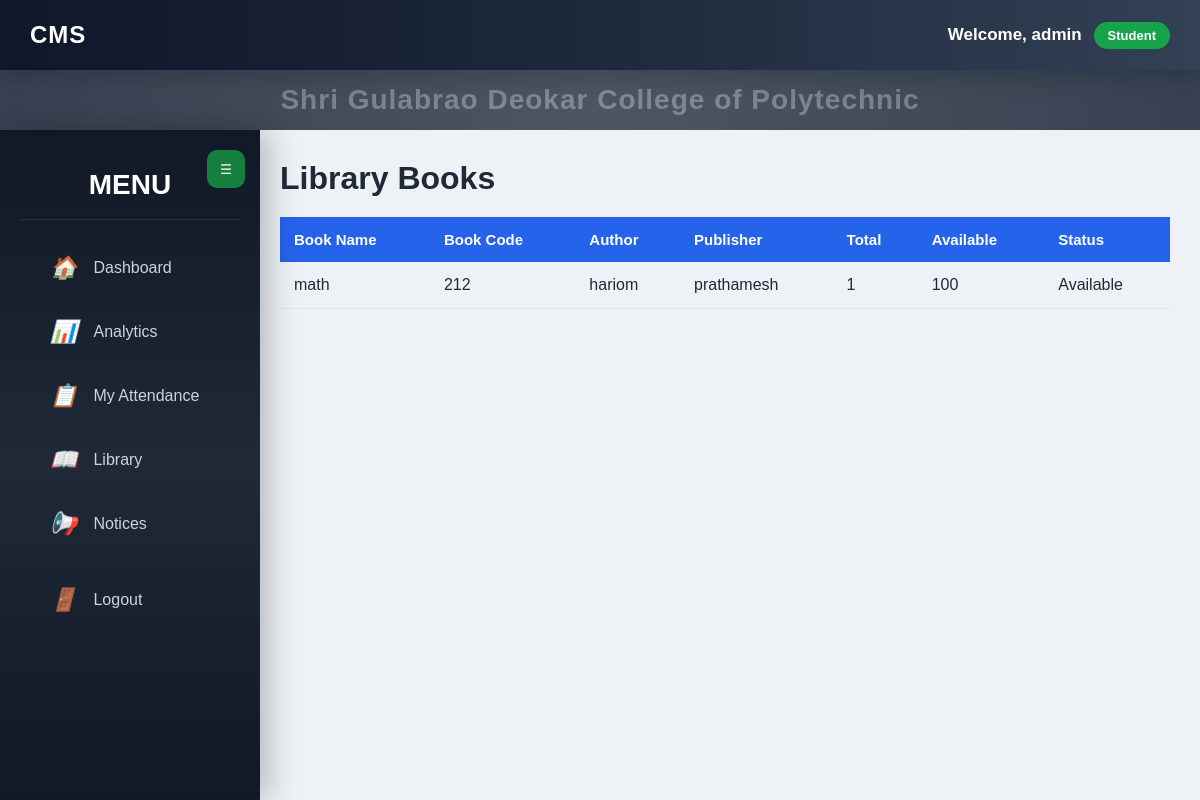
The page /library/ (signed in) on the database as committed earlier.
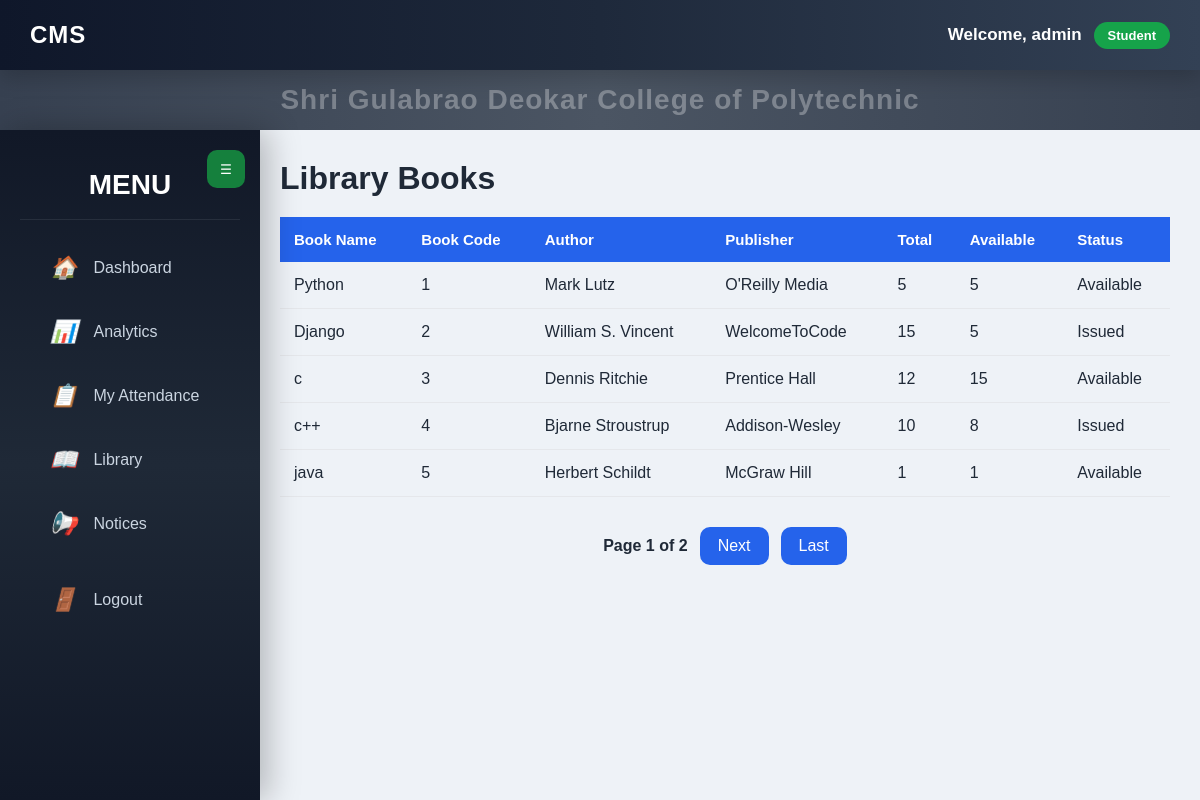
The same page on the database as committed later.
### library/models.py (models this page shows, shortened)
class Book(models.Model):
    book_name = models.CharField(
        max_length=200
    )
    book_code = models.CharField(
        max_length=50,
        unique=True
    )
    author = models.CharField(
        max_length=150
    )
    publisher = models.CharField(
        max_length=150
    )
    quantity = models.PositiveIntegerField()
    available = models.PositiveIntegerField()
    STATUS = [
        ("Available", "Available"),
        ("Issued", "Issued"),
    ]
    status = models.CharField(
        max_length=20,
        choices=STATUS,
        default="Available"
    )

### library/views.py (the view, shortened to what this page needs)
@login_required
def book_list(request):
    if not can_view_library(request):
        return redirect("login")
    search = request.GET.get("search", "").strip()
    books = Book.objects.all().order_by("id")
    paginator = Paginator(books, 5)
    page_number = request.GET.get("page")
    page_obj = paginator.get_page(page_number)
    return render(
        request,
        "library/book_list.html",
        {
            "books": page_obj,
            "page_obj": page_obj,
            "search": search,
        }
    )

### library/views.py (called while the page is built)
def get_role(request):
    if request.user.is_authenticated and hasattr(request.user, "userprofile"):
        return request.user.userprofile.role
    return ""

def can_view_library(request):
    return get_role(request) in [
        "Principal",
        "HOD",
        "Faculty",
        "Student",
    ]

### templates/library/book_list.html (shortened to what this page needs)
{% extends 'base/base.html' %}
{% block content %}
<div class="student-page">
    <div class="student-header">
        <h1>Library Books</h1>
    </div>
    <div class="table-card">
        <table class="student-table">
            <thead>
                <tr>
                    <th>Book Name</th>
                    <th>Book Code</th>
                    <th>Author</th>
                    <th>Publisher</th>
                    <th>Total</th>
                    <th>Available</th>
                    <th>Status</th>
                </tr>
            </thead>
            <tbody>
            {% for book in books %}
                <tr>
                    <td>{{ book.book_name }}</td>
                    <td>{{ book.book_code }}</td>
                    <td>{{ book.author }}</td>
                    <td>{{ book.publisher }}</td>
                    <td>{{ book.quantity }}</td>
                    <td>{{ book.available }}</td>
                    <td>{{ book.status }}</td>
                </tr>
            {% endfor %}
            </tbody>
        </table>
    </div>
    {% if page_obj.has_other_pages %}
    <div class="pagination">
        <span>
            Page {{ page_obj.number }}
            of
            {{ page_obj.paginator.num_pages }}
        </span>
        {% if page_obj.has_next %}
            <a href="?page={{ page_obj.next_page_number }}{% if search %}&search={{ search }}{% endif %}">
                Next
            </a>
            <a href="?page={{ page_obj.paginator.num_pages }}{% if search %}&search={{ search }}{% endif %}">
                Last
            </a>
        {% endif %}
    </div>
    {% endif %}
</div>
{% endblock %}

Rows that differ between the two databases and show on the page:
removed Book: book_name "math", book_code "212", author "hariom", publisher "prathamesh", quantity "1", available "100", status "Available"
added Book: book_name "Python", book_code "1", author "Mark Lutz", publisher "O'Reilly Media", quantity "5", available "5", status "Available"
added Book: book_name "Django", book_code "2", author "William S. Vincent", publisher "WelcomeToCode", quantity "15", available "5", status "Issued"
added Book: book_name "c", book_code "3", author "Dennis Ritchie", publisher "Prentice Hall", quantity "12", available "15", status "Available"
added Book: book_name "c++", book_code "4", author "Bjarne Stroustrup", publisher "Addison-Wesley", quantity "10", available "8", status "Issued"
added Book: book_name "java", book_code "5", author "Herbert Schildt", publisher "McGraw Hill", quantity "1", available "1", status "Available"
Other text that changed with them:
{{ page_obj.number }}: (not shown) → "1"
{{ page_obj.paginator.num_pages }}: (not shown) → "2"
text now shown: "Page of Next Last"
